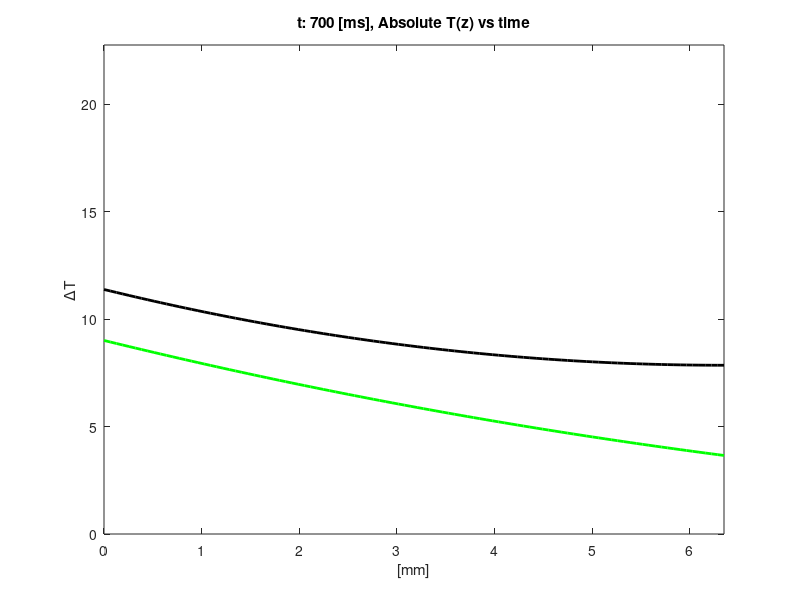
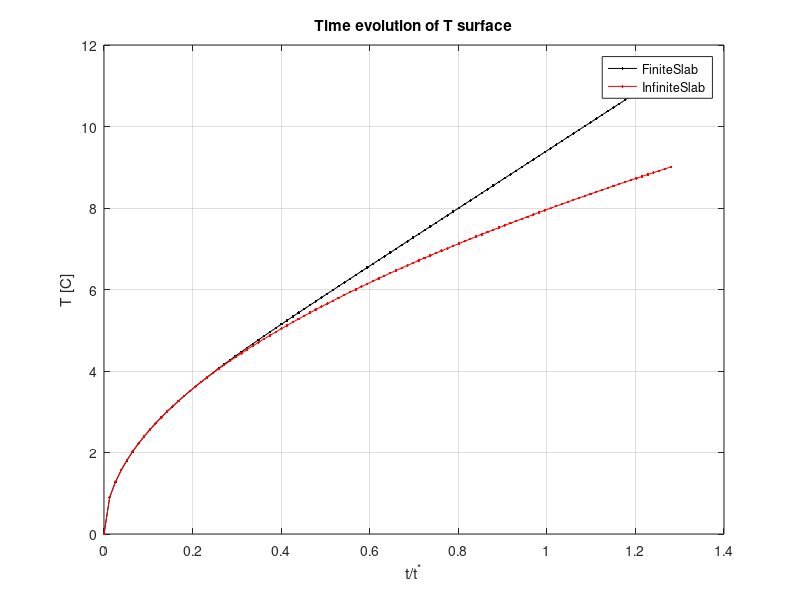
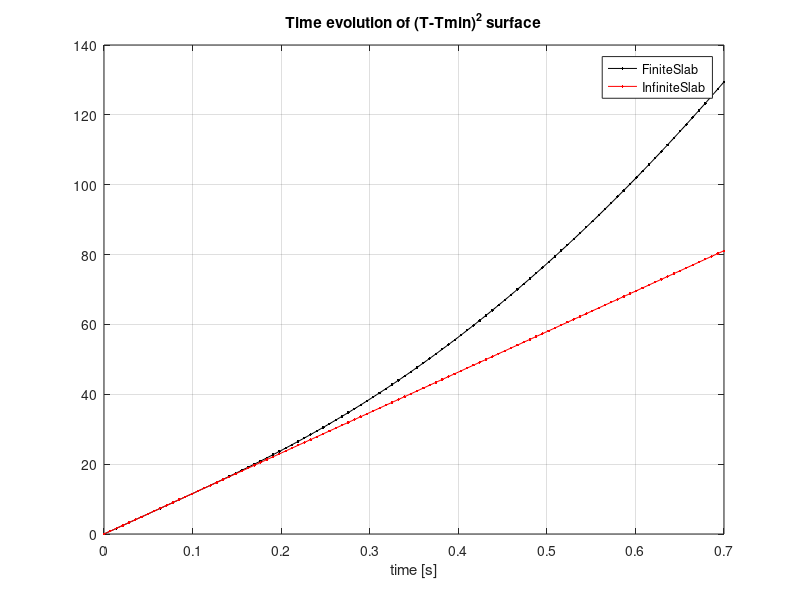
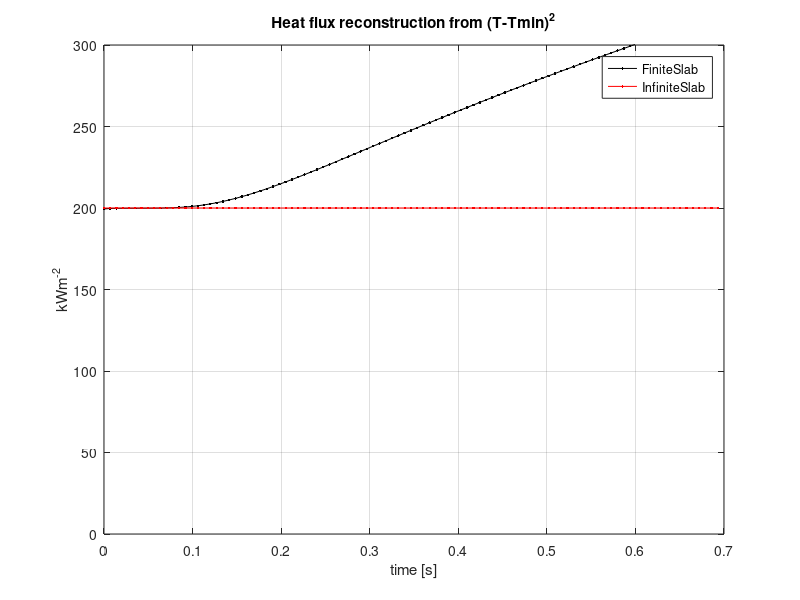

Write the MATLAB code that produced these figures, in order.
% =========================================================================
% DIRECT COMPARISON BETWEEN FINITE AND INFINITE LENGTH SLAB WITH PRESCRIBED
% SURFACE HEAT FLUX
% 
% For time less than ts/3, where ts = L*L/alpha, both finite and infinite
% models are the same. under these conditions the thickness of the plate is
% not important. For a constant surface heat flux, after t>ts/3, the main
% characteristic of the finite slab model is that T scales linearly with t
% while in the infinite model T scales linearly with t^0.5

% How do we assess the importance of 3D effects?
% I think is related to the spatial fourier content of the surface
% temperature distribution. if it can be well described by a single cosine
% function, then a the 1D model is adequate
% how to we express the 1D model in the context of the full 3D solution?
% From my notes I can see that the 1D model is actually part of the 3D
% solution and that higher order modes are added to reconstruct the 2D
% nature of the surface temperature
% =========================================================================

clear all
close all

% Slab properties

Material = 'ALN';
L  = (0.25*25.4)*1e-3;
t = linspace(0,0.7,1e2);
q0 = 0.2e6; % Characteristic heat flux

switch Material
    case 'SS'
        rho = 8000; 
        k   = 15;
        cp  = 500;
    case 'W'
        rho = 19300; 
        k   = 173;
        cp  = 134;
    case 'ALN'
        rho = 3300; 
        k   = 180 ;
        cp  = 740 ;
end

a = k/(rho*cp);
T0 = 0;

x = linspace(0,L);

Fo = a*t/(L^2);
X  = x/L;

N = 500;
n = 1:N;
f = @(i,x,fo) (1./(i.^2)).*cos(i*pi*x).*(1-exp(-((i*pi).^2).*fo));

% Theta is the normalized surface temperature
Theta = zeros(size(X));
for nt = 1:length(Fo)
    for nx = 1:length(X)
        S = sum(f(n,X(nx),Fo(nt)));
        Theta(nt,nx) = Fo(nt) + (2/(pi^2))*S;
        
    end
end
T = T0 + (q0*L/k)*Theta;

% Infinite slab solution
eta = @(x,t) x./sqrt(4*a*t);
T1 = @(x,t) T0 + (q0/k)*(sqrt(4*a*t/pi).*exp(-eta(x,t).^2) - x.*erfc(eta(x,t)));

for nt = 1:length(Fo)
    for nx = 1:length(X)
        T_InfiniteSlab(nt,nx) = T1(x(nx),t(nt));
    end
end
T_InfiniteSlab(1,1) = 0;
%         T_InfiniteSlab = T0 + (q0/k)*sqrt(4*a/pi)*sqrt(t);

%% Animated figure
figure
set(gcf,'color','w')
box on
rng = find(t<5);
for nt = 1:1:length(t(rng))
    plot(x*1e3,T(nt,:),'k','LineWidth',2)
    hold on
    plot(x*1e3,T_InfiniteSlab(nt,:),'g','LineWidth',2)

%     ylim([0,max(max(T))*1.2])
    ylim([0,2*max(max(T))])
    xlim([0,L*1e3])
    ylabel('{\Delta}T')
    xlabel('[mm]')
    title(['t: ',num2str(t(nt)*1e3),' [ms]',', Absolute T(z) vs time'])
    drawnow
    hold off
end

%%
% Front surface temperature vs time
figure; 
hold on
hS(1) = plot(Fo,T(:,1),'k.-')
hS(2) = plot(Fo,T_InfiniteSlab(:,1),'r.-')
title('Time evolution of T surface')
legend(hS,'FiniteSlab','InfiniteSlab')
box on
set(gcf,'color','w')
grid on
ylabel('T [C]')
xlabel('t/{t^*}')

% Checking linearity of (T-Tmin)^2
Tmin{1} = min(T(:,1)             );
Tmin{2} = min(T_InfiniteSlab(:,1));
t0 = t(1);

T2{1} = (             T(:,1)-Tmin{1}).^2;
T2{2} = (T_InfiniteSlab(:,1)-Tmin{2}).^2;


figure
hold on
hS(1) = plot(t-t0,T2{1},'k.-');
hS(2) = plot(t-t0,T2{2},'r.-');
title('Time evolution of (T-Tmin)^2 surface')
legend(hS,'FiniteSlab','InfiniteSlab')
xlabel('time [s]')
box on
grid on
set(gcf,'color','w')

% Reconstructing heat flux from synthetic data

dT2dt{1} = diff(T2{1}')./diff(t-t0);
dT2dt{2} = diff(T2{2}')./diff(t-t0);
ts = L*L/a;

figure; 
hold on
hS(1) = plot(t(1:end-1)-t0,sqrt((pi/4)*k*rho*cp*dT2dt{1})*1e-3,'k.-');
hS(2) = plot(t(1:end-1)-t0,sqrt((pi/4)*k*rho*cp*dT2dt{2})*1e-3,'r.-');
ylim([0,300])
ylabel('kWm^{-2}')
title('Heat flux reconstruction from (T-Tmin)^2')
legend(hS,'FiniteSlab','InfiniteSlab')
xlabel('time [s]')
box on
grid on
set(gcf,'color','w')
